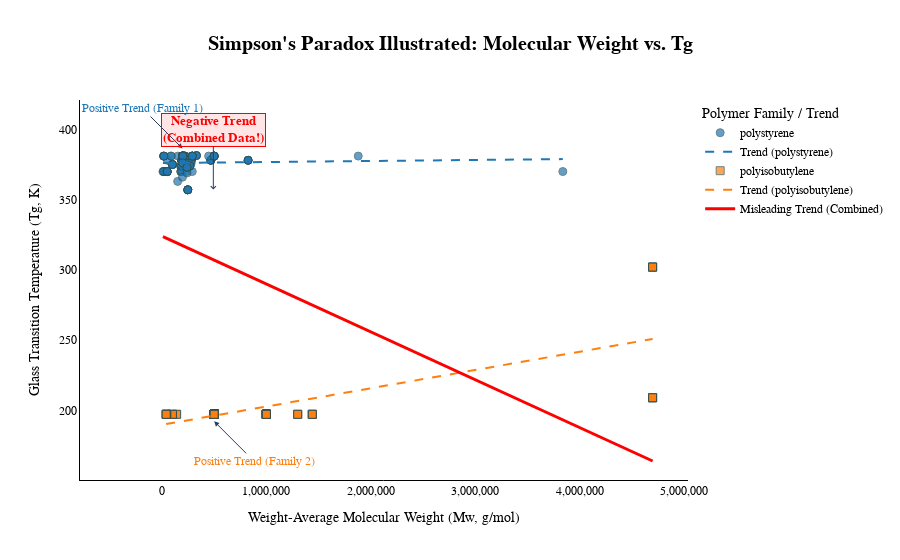

Notebook source saved alongside this figure:
### Code cell
import pandas as pd
import numpy as np
import plotly.graph_objects as go
from sklearn.linear_model import LinearRegression
import os

print("--- Generating Enhanced Interactive Simpson's Paradox Plot (Using Top Polymers) ---")

try:
    # --- 1. Load YOUR dataset ---
    print("Loading data_augmented.csv...")
    file_path = 'data_augmented.csv' # Adjust if needed
    if not os.path.exists(file_path):
        raise FileNotFoundError(f"Error: File not found at '{file_path}'.")
    df = pd.read_csv(file_path)

    # --- 2. Automatically Find the Top 2 Most Frequent Polymers ---
    print("Finding the top 2 most frequent polymers...")
    polymer_counts = df['polymer_name'].value_counts()
    if len(polymer_counts) < 2:
        raise ValueError("Dataset contains fewer than 2 unique polymer types.")

    family1_name = polymer_counts.index[0]
    family2_name = polymer_counts.index[1]
    print(f"Using top 2 polymers: '{family1_name}' and '{family2_name}'")

    # --- 3. Filter Data ---
    df_family1 = df[df['polymer_name'] == family1_name].copy().dropna(subset=['mw', 'tg'])
    df_family2 = df[df['polymer_name'] == family2_name].copy().dropna(subset=['mw', 'tg'])
    combined_df = pd.concat([df_family1, df_family2])

    if len(combined_df) < 10 or len(df_family1) < 2 or len(df_family2) < 2: # Need at least 2 points per group for trendlines
         raise ValueError("Insufficient data points after removing missing values for the top 2 polymers to draw trends.")

    print(f"Plotting {len(df_family1)} valid samples for '{family1_name}' and {len(df_family2)} for '{family2_name}'.")

    # --- 4. Calculate Trendlines ---
    models_ind = {}
    # Individual Families
    for i, df_group in enumerate([df_family1, df_family2]):
        name = df_group['polymer_name'].iloc[0]
        X_group = df_group[['mw']]
        y_group = df_group['tg']
        model = LinearRegression().fit(X_group, y_group)
        models_ind[name] = model

    # Combined Data
    X_comb = combined_df[['mw']]
    y_comb = combined_df['tg']
    model_comb = LinearRegression().fit(X_comb, y_comb)
    x_range = np.linspace(X_comb.min(), X_comb.max(), 100)
    y_range_comb = model_comb.predict(x_range)

    # --- 5. Create the Plot ---
    print("Creating Plotly figure...")
    fig = go.Figure()

    colors = ['#1f77b4', '#ff7f0e'] # Blue, Orange
    markers = ['circle', 'square']
    # Shorten names only if excessively long
    family_names_display = [f"{name[:30]}..." if len(name)>30 else name for name in [family1_name, family2_name]]

    for i, df_group in enumerate([df_family1, df_family2]):
        name = df_group['polymer_name'].iloc[0]
        fig.add_trace(go.Scatter(
            x=df_group['mw'], y=df_group['tg'],
            mode='markers',
            marker=dict(color=colors[i], size=8, symbol=markers[i], opacity=0.7, line=dict(width=1, color='DarkSlateGrey')),
            name=family_names_display[i] # Legend entry for scatter points
        ))
        # Add individual trendlines
        x_group_range = np.linspace(df_group[['mw']].min(), df_group[['mw']].max(), 100)
        y_group_range = models_ind[name].predict(x_group_range)
        fig.add_trace(go.Scatter(
            x=x_group_range.squeeze(), y=y_group_range,
            mode='lines',
            line=dict(color=colors[i], width=2, dash='dash'),
            name=f'Trend ({family_names_display[i]})', # Cleaner legend
            hoverinfo='skip' # Don't show hover info for lines
        ))

    # Add Overall (Misleading) Trendline
    fig.add_trace(go.Scatter(
        x=x_range.squeeze(), y=y_range_comb,
        mode='lines',
        line=dict(color='red', width=3, dash='solid'),
        name='Misleading Trend (Combined)', # Cleaner legend
        hoverinfo='skip'
    ))

    # --- 6. Enhance Layout & Annotations ---
    fig.update_layout(
        title=dict(text="<b>Simpson's Paradox Illustrated: Molecular Weight vs. Tg</b>", font=dict(size=20), x=0.5),
        xaxis_title="Weight-Average Molecular Weight (Mw, g/mol)",
        yaxis_title="Glass Transition Temperature (Tg, K)",
        legend_title_text='Polymer Family / Trend',
        hovermode='closest',
        plot_bgcolor='white', # Clean background
        # --- REMOVE GRIDLINES & FORMAT X-AXIS ---
        xaxis=dict(showgrid=False, zeroline=False, tickformat=',.0f'), # Format ticks as numbers with commas
        yaxis=dict(showgrid=False, zeroline=False),
        xaxis_showline=True, yaxis_showline=True, # Keep axis lines
        xaxis_linecolor='black', yaxis_linecolor='black',
        font=dict(family="Arial, sans-serif", size=12, color="black")
    )

    # Add annotations to highlight the paradox (adjust positions slightly if needed)
    fig.add_annotation(x=df_family1['mw'].quantile(0.5), y=df_family1['tg'].max()+5, # Use quantile for better centering
                       text="Positive Trend (Family 1)", showarrow=True, arrowhead=2, ax=-40, ay=-40, font=dict(color=colors[0]))
    fig.add_annotation(x=df_family2['mw'].quantile(0.5), y=df_family2['tg'].min()-5,
                       text="Positive Trend (Family 2)", showarrow=True, arrowhead=2, ax=40, ay=40, font=dict(color=colors[1]))
    # Predict midpoint for annotation placement
    mid_x = combined_df['mw'].mean()
    mid_y_pred = model_comb.predict(np.array([[mid_x]]))[0] + 50 # Add offset from line
    fig.add_annotation(x=mid_x, y=mid_y_pred,
                       text="<b>Negative Trend<br>(Combined Data!)</b>", showarrow=True, arrowhead=4, bordercolor="red", borderwidth=1, bgcolor="rgba(255,0,0,0.1)",
                       ax=0, ay=-60, font=dict(color="red", size=13))


    print("Displaying interactive plot...")
    fig.show()

except FileNotFoundError:
    print(f"Error: File not found at '{file_path}'.")
except ValueError as ve:
    print(f"Error: {ve}") # Print specific value errors (like insufficient data)
except Exception as e:
    print(f"An unexpected error occurred: {e}")

### Figure 1 — Plotly figure (JSON) as saved in the notebook; plotly's stock layout.template omitted (floating-point values rounded to 4 significant figures; data arrays with more than 128 entries replaced by an {"elided": "..."} marker saying what was removed)
{"data": [{"marker": {"color": "#1f77b4", "line": {"color": "DarkSlateGrey", "width": 1}, "opacity": 0.7, "size": 8, "symbol": "circle"}, "mode": "markers", "name": "polystyrene", "type": "scatter", "x": {"elided": "194 int values"}, "y": {"elided": "194 float values"}}, {"hoverinfo": "skip", "line": {"color": "#1f77b4", "dash": "dash", "width": 2}, "mode": "lines", "name": "Trend (polystyrene)", "type": "scatter", "x": [9100, 47800.0, 86490.0, 125200.0, 163900.0, 202600.0, 241300.0, 280000.0, 318700.0, 357400.0, 396100.0, 434800.0, 473500.0, 512100.0, 550800.0, 589500.0, 628200.0, 666900.0, 705600.0, 744300.0, 783000.0, 821700.0, 860400.0, 899100.0, 937800.0, 976500.0, 1015000.0, 1054000.0, 1093000.0, 1131000.0, 1170000.0, 1209000.0, 1247000.0, 1286000.0, 1325000.0, 1363000.0, 1402000.0, 1441000.0, 1480000.0, 1518000.0, 1557000.0, 1596000.0, 1634000.0, 1673000.0, 1712000.0, 1750000.0, 1789000.0, 1828000.0, 1867000.0, 1905000.0, 1944000.0, 1983000.0, 2021000.0, 2060000.0, 2099000.0, 2137000.0, 2176000.0, 2215000.0, 2253000.0, 2292000.0, 2331000.0, 2370000.0, 2408000.0, 2447000.0, 2486000.0, 2524000.0, 2563000.0, 2602000.0, 2640000.0, 2679000.0, 2718000.0, 2757000.0, 2795000.0, 2834000.0, 2873000.0, 2911000.0, 2950000.0, 2989000.0, 3027000.0, 3066000.0, 3105000.0, 3143000.0, 3182000.0, 3221000.0, 3260000.0, 3298000.0, 3337000.0, 3376000.0, 3414000.0, 3453000.0, 3492000.0, 3530000.0, 3569000.0, 3608000.0, 3647000.0, 3685000.0, 3724000.0, 3763000.0, 3801000.0, 3840000], "y": [376.1, 376.1, 376.1, 376.1, 376.2, 376.2, 376.2, 376.3, 376.3, 376.3, 376.3, 376.4, 376.4, 376.4, 376.5, 376.5, 376.5, 376.5, 376.6, 376.6, 376.6, 376.7, 376.7, 376.7, 376.7, 376.8, 376.8, 376.8, 376.8, 376.9, 376.9, 376.9, 377.0, 377.0, 377.0, 377.0, 377.1, 377.1, 377.1, 377.2, 377.2, 377.2, 377.2, 377.3, 377.3, 377.3, 377.4, 377.4, 377.4, 377.4, 377.5, 377.5, 377.5, 377.6, 377.6, 377.6, 377.6, 377.7, 377.7, 377.7, 377.8, 377.8, 377.8, 377.8, 377.9, 377.9, 377.9, 377.9, 378.0, 378.0, 378.0, 378.1, 378.1, 378.1, 378.1, 378.2, 378.2, 378.2, 378.3, 378.3, 378.3, 378.3, 378.4, 378.4, 378.4, 378.5, 378.5, 378.5, 378.5, 378.6, 378.6, 378.6, 378.7, 378.7, 378.7, 378.7, 378.8, 378.8, 378.8, 378.9]}, {"marker": {"color": "#ff7f0e", "line": {"color": "DarkSlateGrey", "width": 1}, "opacity": 0.7, "size": 8, "symbol": "square"}, "mode": "markers", "name": "polyisobutylene", "type": "scatter", "x": [500000, 500000, 500000, 500000, 500000, 500000, 500000, 500000, 500000, 500000, 500000, 500000, 500000, 500000, 500000, 500000, 500000, 500000, 500000, 500000, 500000, 500000, 500000, 500000, 500000, 500000, 500000, 500000, 500000, 500000, 500000, 500000, 500000, 500000, 500000, 500000, 500000, 500000, 500000, 500000, 500000, 500000, 500000, 500000, 500000, 500000, 500000, 500000, 500000, 500000, 500000, 500000, 500000, 500000, 500000, 500000, 500000, 500000, 500000, 500000, 500000, 500000, 500000, 500000, 500000, 500000, 500000, 500000, 500000, 500000, 500000, 500000, 500000, 500000, 500000, 500000, 500000, 500000, 1300000, 1300000, 1300000, 1000000, 1000000, 1000000, 1000000, 1000000, 1000000, 1000000, 1000000, 1000000, 1000000, 1000000, 1000000, 1000000, 1000000, 1000000, 1000000, 4700000, 4700000, 4700000, 4700000, 1000000, 1000000, 1000000, 1000000, 1000000, 140000, 140000, 100000, 100000, 100000, 45000, 45000, 45000, 40000, 40000, 40000, 40000, 1440000, 1440000, 1440000, 1440000, 4700000, 4700000, 4700000, 4700000], "y": [197.2, 197.2, 197.2, 197.2, 197.2, 197.2, 197.2, 197.2, 197.2, 197.2, 197.2, 197.2, 197.2, 197.2, 197.2, 197.2, 197.2, 197.2, 197.2, 197.2, 197.2, 197.2, 197.2, 197.2, 197.2, 197.2, 197.2, 197.2, 197.2, 197.2, 197.2, 197.2, 197.2, 197.2, 197.2, 197.2, 197.2, 197.2, 197.2, 197.2, 197.2, 197.2, 197.2, 197.2, 197.2, 197.2, 197.2, 197.2, 197.2, 197.2, 197.2, 197.2, 197.2, 197.2, 197.2, 197.2, 197.2, 197.2, 197.2, 197.2, 197.2, 197.2, 197.2, 197.2, 197.2, 197.2, 197.2, 197.2, 197.2, 197.2, 197.2, 197.2, 197.2, 197.2, 197.2, 197.2, 197.2, 197.2, 197.2, 197.2, 197.2, 197.2, 197.2, 197.2, 197.2, 197.2, 197.2, 197.2, 197.2, 197.2, 197.2, 197.2, 197.2, 197.2, 197.2, 197.2, 197.2, 302, 302, 302, 302, 197.2, 197.2, 197.2, 197.2, 197.2, 197.2, 197.2, 197.2, 197.2, 197.2, 197.2, 197.2, 197.2, 197.2, 197.2, 197.2, 197.2, 197.2, 197.2, 197.2, 197.2, 209, 209, 209, 209]}, {"hoverinfo": "skip", "line": {"color": "#ff7f0e", "dash": "dash", "width": 2}, "mode": "lines", "name": "Trend (polyisobutylene)", "type": "scatter", "x": [40000, 87070.0, 134100.0, 181200.0, 228300.0, 275400.0, 322400.0, 369500.0, 416600.0, 463600.0, 510700.0, 557800.0, 604800.0, 651900.0, 699000.0, 746100.0, 793100.0, 840200.0, 887300.0, 934300.0, 981400.0, 1028000.0, 1076000.0, 1123000.0, 1170000.0, 1217000.0, 1264000.0, 1311000.0, 1358000.0, 1405000.0, 1452000.0, 1499000.0, 1546000.0, 1593000.0, 1640000.0, 1687000.0, 1735000.0, 1782000.0, 1829000.0, 1876000.0, 1923000.0, 1970000.0, 2017000.0, 2064000.0, 2111000.0, 2158000.0, 2205000.0, 2252000.0, 2299000.0, 2346000.0, 2394000.0, 2441000.0, 2488000.0, 2535000.0, 2582000.0, 2629000.0, 2676000.0, 2723000.0, 2770000.0, 2817000.0, 2864000.0, 2911000.0, 2958000.0, 3005000.0, 3053000.0, 3100000.0, 3147000.0, 3194000.0, 3241000.0, 3288000.0, 3335000.0, 3382000.0, 3429000.0, 3476000.0, 3523000.0, 3570000.0, 3617000.0, 3664000.0, 3712000.0, 3759000.0, 3806000.0, 3853000.0, 3900000.0, 3947000.0, 3994000.0, 4041000.0, 4088000.0, 4135000.0, 4182000.0, 4229000.0, 4276000.0, 4323000.0, 4371000.0, 4418000.0, 4465000.0, 4512000.0, 4559000.0, 4606000.0, 4653000.0, 4700000], "y": [190.3, 190.9, 191.5, 192.1, 192.7, 193.3, 193.9, 194.5, 195.2, 195.8, 196.4, 197.0, 197.6, 198.2, 198.8, 199.4, 200.1, 200.7, 201.3, 201.9, 202.5, 203.1, 203.7, 204.3, 204.9, 205.6, 206.2, 206.8, 207.4, 208.0, 208.6, 209.2, 209.8, 210.5, 211.1, 211.7, 212.3, 212.9, 213.5, 214.1, 214.7, 215.4, 216.0, 216.6, 217.2, 217.8, 218.4, 219.0, 219.6, 220.2, 220.9, 221.5, 222.1, 222.7, 223.3, 223.9, 224.5, 225.1, 225.8, 226.4, 227.0, 227.6, 228.2, 228.8, 229.4, 230.0, 230.6, 231.3, 231.9, 232.5, 233.1, 233.7, 234.3, 234.9, 235.5, 236.2, 236.8, 237.4, 238.0, 238.6, 239.2, 239.8, 240.4, 241.0, 241.7, 242.3, 242.9, 243.5, 244.1, 244.7, 245.3, 245.9, 246.6, 247.2, 247.8, 248.4, 249.0, 249.6, 250.2, 250.8]}, {"hoverinfo": "skip", "line": {"color": "red", "dash": "solid", "width": 3}, "mode": "lines", "name": "Misleading Trend (Combined)", "type": "scatter", "x": [9100, 56480.0, 103900.0, 151200.0, 198600.0, 246000.0, 293400.0, 340800.0, 388200.0, 435500.0, 482900.0, 530300.0, 577700.0, 625100.0, 672500.0, 719800.0, 767200.0, 814600.0, 862000.0, 909400.0, 956800.0, 1004000.0, 1052000.0, 1099000.0, 1146000.0, 1194000.0, 1241000.0, 1288000.0, 1336000.0, 1383000.0, 1431000.0, 1478000.0, 1525000.0, 1573000.0, 1620000.0, 1667000.0, 1715000.0, 1762000.0, 1810000.0, 1857000.0, 1904000.0, 1952000.0, 1999000.0, 2047000.0, 2094000.0, 2141000.0, 2189000.0, 2236000.0, 2283000.0, 2331000.0, 2378000.0, 2426000.0, 2473000.0, 2520000.0, 2568000.0, 2615000.0, 2663000.0, 2710000.0, 2757000.0, 2805000.0, 2852000.0, 2899000.0, 2947000.0, 2994000.0, 3042000.0, 3089000.0, 3136000.0, 3184000.0, 3231000.0, 3279000.0, 3326000.0, 3373000.0, 3421000.0, 3468000.0, 3515000.0, 3563000.0, 3610000.0, 3658000.0, 3705000.0, 3752000.0, 3800000.0, 3847000.0, 3894000.0, 3942000.0, 3989000.0, 4037000.0, 4084000.0, 4131000.0, 4179000.0, 4226000.0, 4274000.0, 4321000.0, 4368000.0, 4416000.0, 4463000.0, 4510000.0, 4558000.0, 4605000.0, 4653000.0, 4700000], "y": [323.6, 322.0, 320.4, 318.8, 317.2, 315.6, 314.0, 312.3, 310.7, 309.1, 307.5, 305.9, 304.3, 302.7, 301.1, 299.4, 297.8, 296.2, 294.6, 293.0, 291.4, 289.8, 288.2, 286.5, 284.9, 283.3, 281.7, 280.1, 278.5, 276.9, 275.3, 273.6, 272.0, 270.4, 268.8, 267.2, 265.6, 264.0, 262.3, 260.7, 259.1, 257.5, 255.9, 254.3, 252.7, 251.1, 249.4, 247.8, 246.2, 244.6, 243.0, 241.4, 239.8, 238.2, 236.5, 234.9, 233.3, 231.7, 230.1, 228.5, 226.9, 225.3, 223.6, 222.0, 220.4, 218.8, 217.2, 215.6, 214.0, 212.4, 210.7, 209.1, 207.5, 205.9, 204.3, 202.7, 201.1, 199.5, 197.8, 196.2, 194.6, 193.0, 191.4, 189.8, 188.2, 186.6, 184.9, 183.3, 181.7, 180.1, 178.5, 176.9, 175.3, 173.7, 172.0, 170.4, 168.8, 167.2, 165.6, 164.0]}], "layout": {"annotations": [{"arrowhead": 2, "ax": -40, "ay": -40, "font": {"color": "#1f77b4"}, "showarrow": true, "text": "Positive Trend (Family 1)", "x": 196500, "y": 386.4}, {"arrowhead": 2, "ax": 40, "ay": 40, "font": {"color": "#ff7f0e"}, "showarrow": true, "text": "Positive Trend (Family 2)", "x": 500000, "y": 192.2}, {"arrowhead": 4, "ax": 0, "ay": -60, "bgcolor": "rgba(255,0,0,0.1)", "bordercolor": "red", "borderwidth": 1, "font": {"color": "red", "size": 13}, "showarrow": true, "text": "<b>Negative Trend<br>(Combined Data!)</b>", "x": 491900.0, "y": 357.2}], "font": {"color": "black", "family": "Arial, sans-serif", "size": 12}, "hovermode": "closest", "legend": {"title": {"text": "Polymer Family / Trend"}}, "plot_bgcolor": "white", "title": {"font": {"size": 20}, "text": "<b>Simpson's Paradox Illustrated: Molecular Weight vs. Tg</b>", "x": 0.5}, "xaxis": {"linecolor": "black", "showgrid": false, "showline": true, "tickformat": ",.0f", "title": {"text": "Weight-Average Molecular Weight (Mw, g/mol)"}, "zeroline": false}, "yaxis": {"linecolor": "black", "showgrid": false, "showline": true, "title": {"text": "Glass Transition Temperature (Tg, K)"}, "zeroline": false}}}
